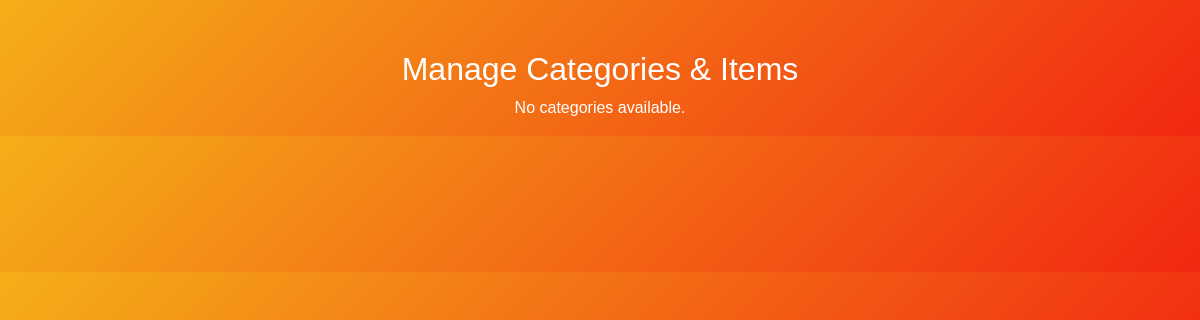
Page /shop_items/ on the earlier database version.
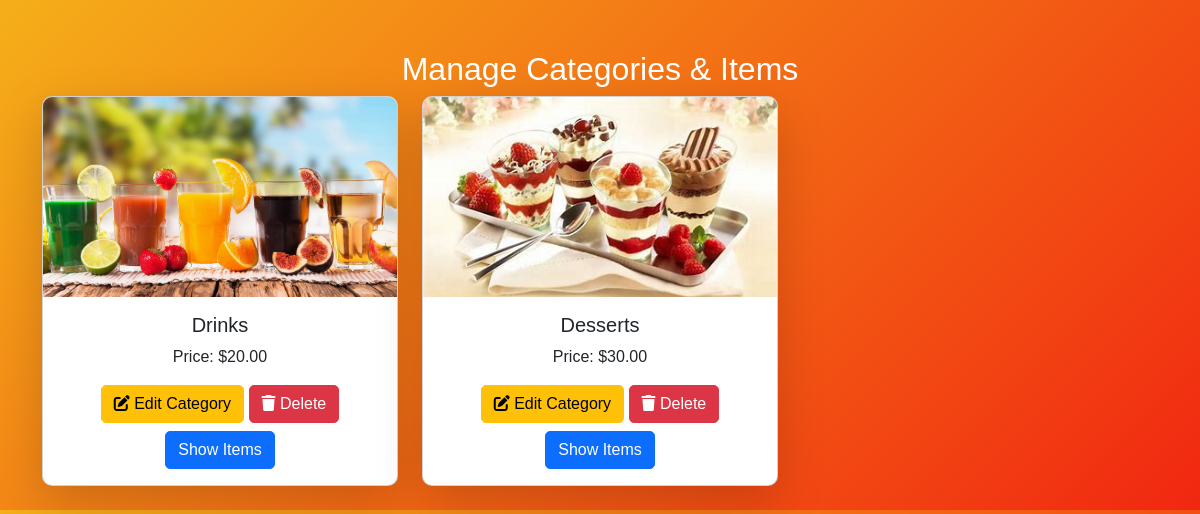
Same page on the later database version.
### app/models.py (models this page shows, shortened)
class ItemCategory(models.Model):
    img = models.FileField()
    name = models.CharField(max_length=100)
    price = models.DecimalField(max_digits=10, decimal_places=2)

### app/views.py (the view)
# urls.py: path('shop_items/', views.shop_items, name='shop_items'),
def shop_items(req):
    categories = ItemCategory.objects.all()
    items = Item.objects.all()
    return render(req, 'shop/items.html', {'categories': categories, 'items': items})

### templates/shop/items.html (shortened to what this page needs)
    {% load static %}
<!DOCTYPE html>
<html lang="en">
<head>
    {% load static %}
    <link rel="stylesheet" href="https://cdn.jsdelivr.net/npm/bootstrap@5.3.0/dist/css/bootstrap.min.css">
    <link rel="stylesheet" href="https://cdnjs.cloudflare.com/ajax/libs/font-awesome/6.0.0/css/all.min.css">
</head>
<body>
<div class="container">
    <h2 class="text-center text-white">Manage Categories & Items</h2>
    <div class="row">
        {% for category in categories %}
        <div class="col-md-4 mb-4">
            <div class="card shadow-lg">
                <img src="{{ category.img.url }}" class="card-img-top" alt="{{ category.name }}">
                <div class="card-body text-center">
                    <h5 class="card-title">{{ category.name }}</h5>
                    <p class="card-text">Price: ${{ category.price }}</p>
                    <a href="{% url 'edit_category' category.id %}" class="btn btn-warning">
                        <i class="fas fa-edit"></i> Edit Category
                    </a>
                    <a href="{% url 'delete_category' category.id %}" class="btn btn-danger" onclick="return confirm('Are you sure?');">
                        <i class="fas fa-trash"></i> Delete
                    </a>
                    <button class="btn btn-primary mt-2 show-items-btn" data-category-id="{{ category.id }}">
                        Show Items
                    </button>
                </div>
            </div>
        </div>
        {% empty %}
        <p class="text-white text-center">No categories available.</p>
        {% endfor %}
    </div>
</div>
</body>
</html>

Differences in the rows shown:
added ItemCategory: img (picture), name "Drinks", price "20.00"
added ItemCategory: img (picture), name "Desserts", price "30.00"
Other differences:
text no longer shown: "No categories available."
